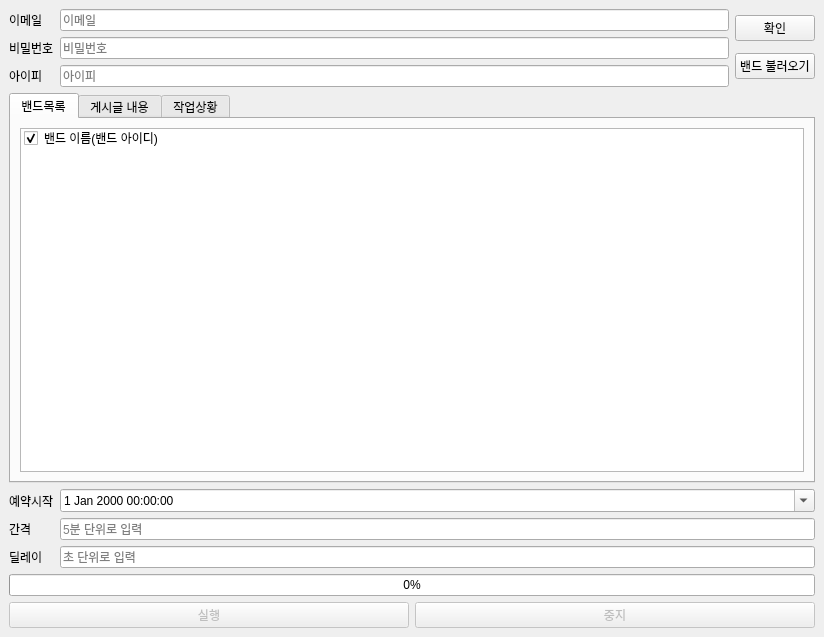
<?xml version="1.0" encoding="UTF-8"?>
<ui version="4.0">
 <class>MainWindow</class>
 <widget class="QMainWindow" name="MainWindow">
  <property name="geometry">
   <rect>
    <x>0</x>
    <y>0</y>
    <width>824</width>
    <height>637</height>
   </rect>
  </property>
  <property name="windowTitle">
   <string>채팅방 생성 매크로</string>
  </property>
  <widget class="QWidget" name="centralwidget">
   <property name="autoFillBackground">
    <bool>false</bool>
   </property>
   <layout class="QVBoxLayout" name="verticalLayout">
    <item>
     <layout class="QVBoxLayout" name="verticalLayout_3">
      <item>
       <layout class="QHBoxLayout" name="horizontalLayout">
        <item>
         <layout class="QFormLayout" name="formLayout_3">
          <item row="0" column="0">
           <widget class="QLabel" name="label_id">
            <property name="text">
             <string>이메일</string>
            </property>
            <property name="buddy">
             <cstring>id_edit</cstring>
            </property>
           </widget>
          </item>
          <item row="1" column="0">
           <widget class="QLabel" name="label_pw">
            <property name="text">
             <string>비밀번호</string>
            </property>
            <property name="buddy">
             <cstring>pw_edit</cstring>
            </property>
           </widget>
          </item>
          <item row="0" column="1">
           <widget class="QLineEdit" name="id_edit">
            <property name="placeholderText">
             <string>이메일</string>
            </property>
           </widget>
          </item>
          <item row="1" column="1">
           <widget class="QLineEdit" name="pw_edit">
            <property name="echoMode">
             <enum>QLineEdit::Password</enum>
            </property>
            <property name="placeholderText">
             <string>비밀번호</string>
            </property>
           </widget>
          </item>
          <item row="2" column="0">
           <widget class="QLabel" name="label_ip">
            <property name="text">
             <string>아이피</string>
            </property>
            <property name="buddy">
             <cstring>ip_edit</cstring>
            </property>
           </widget>
          </item>
          <item row="2" column="1">
           <widget class="QLineEdit" name="ip_edit">
            <property name="placeholderText">
             <string>아이피</string>
            </property>
           </widget>
          </item>
         </layout>
        </item>
        <item>
         <layout class="QVBoxLayout" name="verticalLayout_6">
          <item>
           <widget class="QPushButton" name="validate_btn">
            <property name="enabled">
             <bool>true</bool>
            </property>
            <property name="text">
             <string>확인</string>
            </property>
           </widget>
          </item>
          <item>
           <widget class="QPushButton" name="band_browse_btn">
            <property name="text">
             <string>밴드 불러오기</string>
            </property>
           </widget>
          </item>
         </layout>
        </item>
       </layout>
      </item>
     </layout>
    </item>
    <item>
     <widget class="QTabWidget" name="tabWidget">
      <property name="enabled">
       <bool>true</bool>
      </property>
      <property name="toolTip">
       <string/>
      </property>
      <property name="autoFillBackground">
       <bool>false</bool>
      </property>
      <property name="tabPosition">
       <enum>QTabWidget::North</enum>
      </property>
      <property name="currentIndex">
       <number>0</number>
      </property>
      <widget class="QWidget" name="band_list_tab">
       <property name="enabled">
        <bool>true</bool>
       </property>
       <attribute name="title">
        <string>밴드목록</string>
       </attribute>
       <layout class="QVBoxLayout" name="verticalLayout_4">
        <item>
         <widget class="QListWidget" name="band_list_view">
          <property name="editTriggers">
           <set>QAbstractItemView::NoEditTriggers</set>
          </property>
          <property name="alternatingRowColors">
           <bool>true</bool>
          </property>
          <item>
           <property name="text">
            <string>밴드 이름(밴드 아이디)</string>
           </property>
           <property name="checkState">
            <enum>Checked</enum>
           </property>
          </item>
         </widget>
        </item>
       </layout>
      </widget>
      <widget class="QWidget" name="content_tab">
       <attribute name="title">
        <string>게시글 내용</string>
       </attribute>
       <layout class="QVBoxLayout" name="verticalLayout_8">
        <item>
         <widget class="QPlainTextEdit" name="content_edit">
          <property name="plainText">
           <string/>
          </property>
         </widget>
        </item>
       </layout>
      </widget>
      <widget class="QWidget" name="log_tab">
       <attribute name="title">
        <string>작업상황</string>
       </attribute>
       <layout class="QVBoxLayout" name="verticalLayout_2">
        <item>
         <widget class="QTextBrowser" name="log_view"/>
        </item>
       </layout>
      </widget>
     </widget>
    </item>
    <item>
     <layout class="QFormLayout" name="formLayout">
      <item row="0" column="0">
       <widget class="QLabel" name="label_rsrv_start">
        <property name="text">
         <string>예약시작</string>
        </property>
       </widget>
      </item>
      <item row="1" column="0">
       <widget class="QLabel" name="label_rsrv_interval">
        <property name="text">
         <string>간격</string>
        </property>
        <property name="buddy">
         <cstring>rsrv_interval_edit</cstring>
        </property>
       </widget>
      </item>
      <item row="1" column="1">
       <widget class="QLineEdit" name="rsrv_interval_edit">
        <property name="placeholderText">
         <string>5분 단위로 입력</string>
        </property>
       </widget>
      </item>
      <item row="2" column="0">
       <widget class="QLabel" name="label_delay">
        <property name="text">
         <string>딜레이</string>
        </property>
       </widget>
      </item>
      <item row="2" column="1">
       <widget class="QLineEdit" name="delay_edit">
        <property name="placeholderText">
         <string>초 단위로 입력</string>
        </property>
       </widget>
      </item>
      <item row="0" column="1">
       <widget class="QDateTimeEdit" name="rsrv_datetime_edit">
        <property name="calendarPopup">
         <bool>true</bool>
        </property>
       </widget>
      </item>
     </layout>
    </item>
    <item>
     <layout class="QVBoxLayout" name="verticalLayout_5">
      <item>
       <widget class="QProgressBar" name="progressBar">
        <property name="layoutDirection">
         <enum>Qt::RightToLeft</enum>
        </property>
        <property name="value">
         <number>0</number>
        </property>
        <property name="invertedAppearance">
         <bool>true</bool>
        </property>
        <property name="textDirection">
         <enum>QProgressBar::TopToBottom</enum>
        </property>
       </widget>
      </item>
      <item>
       <layout class="QHBoxLayout" name="horizontalLayout_2">
        <item>
         <widget class="QPushButton" name="run_btn">
          <property name="enabled">
           <bool>false</bool>
          </property>
          <property name="text">
           <string>실행</string>
          </property>
         </widget>
        </item>
        <item>
         <widget class="QPushButton" name="stop_btn">
          <property name="enabled">
           <bool>false</bool>
          </property>
          <property name="text">
           <string>중지</string>
          </property>
         </widget>
        </item>
       </layout>
      </item>
     </layout>
    </item>
   </layout>
  </widget>
  <action name="actionSave">
   <property name="text">
    <string>Save</string>
   </property>
   <property name="shortcut">
    <string>Ctrl+S</string>
   </property>
  </action>
 </widget>
 <resources/>
 <connections>
  <connection>
   <sender>run_btn</sender>
   <signal>clicked()</signal>
   <receiver>MainWindow</receiver>
   <slot>on_run_clicked()</slot>
   <hints>
    <hint type="sourcelabel">
     <x>234</x>
     <y>618</y>
    </hint>
    <hint type="destinationlabel">
     <x>4</x>
     <y>573</y>
    </hint>
   </hints>
  </connection>
  <connection>
   <sender>stop_btn</sender>
   <signal>clicked()</signal>
   <receiver>MainWindow</receiver>
   <slot>on_stop_clicked()</slot>
   <hints>
    <hint type="sourcelabel">
     <x>595</x>
     <y>608</y>
    </hint>
    <hint type="destinationlabel">
     <x>821</x>
     <y>610</y>
    </hint>
   </hints>
  </connection>
  <connection>
   <sender>validate_btn</sender>
   <signal>clicked()</signal>
   <receiver>MainWindow</receiver>
   <slot>on_validation_account_clicked()</slot>
   <hints>
    <hint type="sourcelabel">
     <x>802</x>
     <y>27</y>
    </hint>
    <hint type="destinationlabel">
     <x>869</x>
     <y>58</y>
    </hint>
   </hints>
  </connection>
  <connection>
   <sender>tabWidget</sender>
   <signal>currentChanged(int)</signal>
   <receiver>MainWindow</receiver>
   <slot>on_tab_changed(int)</slot>
   <hints>
    <hint type="sourcelabel">
     <x>72</x>
     <y>133</y>
    </hint>
    <hint type="destinationlabel">
     <x>515</x>
     <y>23</y>
    </hint>
   </hints>
  </connection>
  <connection>
   <sender>content_edit</sender>
   <signal>textChanged()</signal>
   <receiver>MainWindow</receiver>
   <slot>on_content_changed()</slot>
   <hints>
    <hint type="sourcelabel">
     <x>508</x>
     <y>208</y>
    </hint>
    <hint type="destinationlabel">
     <x>827</x>
     <y>177</y>
    </hint>
   </hints>
  </connection>
  <connection>
   <sender>ip_edit</sender>
   <signal>editingFinished()</signal>
   <receiver>MainWindow</receiver>
   <slot>on_ip_editing_finished()</slot>
   <hints>
    <hint type="sourcelabel">
     <x>676</x>
     <y>72</y>
    </hint>
    <hint type="destinationlabel">
     <x>736</x>
     <y>-16</y>
    </hint>
   </hints>
  </connection>
  <connection>
   <sender>id_edit</sender>
   <signal>editingFinished()</signal>
   <receiver>MainWindow</receiver>
   <slot>on_id_editing_finished()</slot>
   <hints>
    <hint type="sourcelabel">
     <x>180</x>
     <y>16</y>
    </hint>
    <hint type="destinationlabel">
     <x>456</x>
     <y>-12</y>
    </hint>
   </hints>
  </connection>
  <connection>
   <sender>pw_edit</sender>
   <signal>editingFinished()</signal>
   <receiver>MainWindow</receiver>
   <slot>on_pw_editing_finished()</slot>
   <hints>
    <hint type="sourcelabel">
     <x>388</x>
     <y>48</y>
    </hint>
    <hint type="destinationlabel">
     <x>508</x>
     <y>-4</y>
    </hint>
   </hints>
  </connection>
  <connection>
   <sender>band_browse_btn</sender>
   <signal>clicked()</signal>
   <receiver>MainWindow</receiver>
   <slot>on_band_browse_clicked()</slot>
   <hints>
    <hint type="sourcelabel">
     <x>773</x>
     <y>64</y>
    </hint>
    <hint type="destinationlabel">
     <x>747</x>
     <y>7</y>
    </hint>
   </hints>
  </connection>
  <connection>
   <sender>rsrv_datetime_edit</sender>
   <signal>editingFinished()</signal>
   <receiver>MainWindow</receiver>
   <slot>on_rsrv_datetime_edited()</slot>
   <hints>
    <hint type="sourcelabel">
     <x>646</x>
     <y>507</y>
    </hint>
    <hint type="destinationlabel">
     <x>825</x>
     <y>496</y>
    </hint>
   </hints>
  </connection>
  <connection>
   <sender>rsrv_interval_edit</sender>
   <signal>editingFinished()</signal>
   <receiver>MainWindow</receiver>
   <slot>on_interval_editing_finished()</slot>
   <hints>
    <hint type="sourcelabel">
     <x>292</x>
     <y>529</y>
    </hint>
    <hint type="destinationlabel">
     <x>821</x>
     <y>540</y>
    </hint>
   </hints>
  </connection>
  <connection>
   <sender>delay_edit</sender>
   <signal>editingFinished()</signal>
   <receiver>MainWindow</receiver>
   <slot>on_delay_editing_finished()</slot>
   <hints>
    <hint type="sourcelabel">
     <x>410</x>
     <y>559</y>
    </hint>
    <hint type="destinationlabel">
     <x>821</x>
     <y>574</y>
    </hint>
   </hints>
  </connection>
 </connections>
 <slots>
  <slot>on_validation_account_clicked()</slot>
  <slot>on_run_clicked()</slot>
  <slot>on_stop_clicked()</slot>
  <slot>on_tab_changed(int)</slot>
  <slot>on_id_editing_finished()</slot>
  <slot>on_pw_editing_finished()</slot>
  <slot>on_ip_editing_finished()</slot>
  <slot>on_content_changed()</slot>
  <slot>on_band_browse_clicked()</slot>
  <slot>on_rsrv_datetime_edited()</slot>
  <slot>on_interval_editing_finished()</slot>
  <slot>on_delay_editing_finished()</slot>
 </slots>
</ui>
